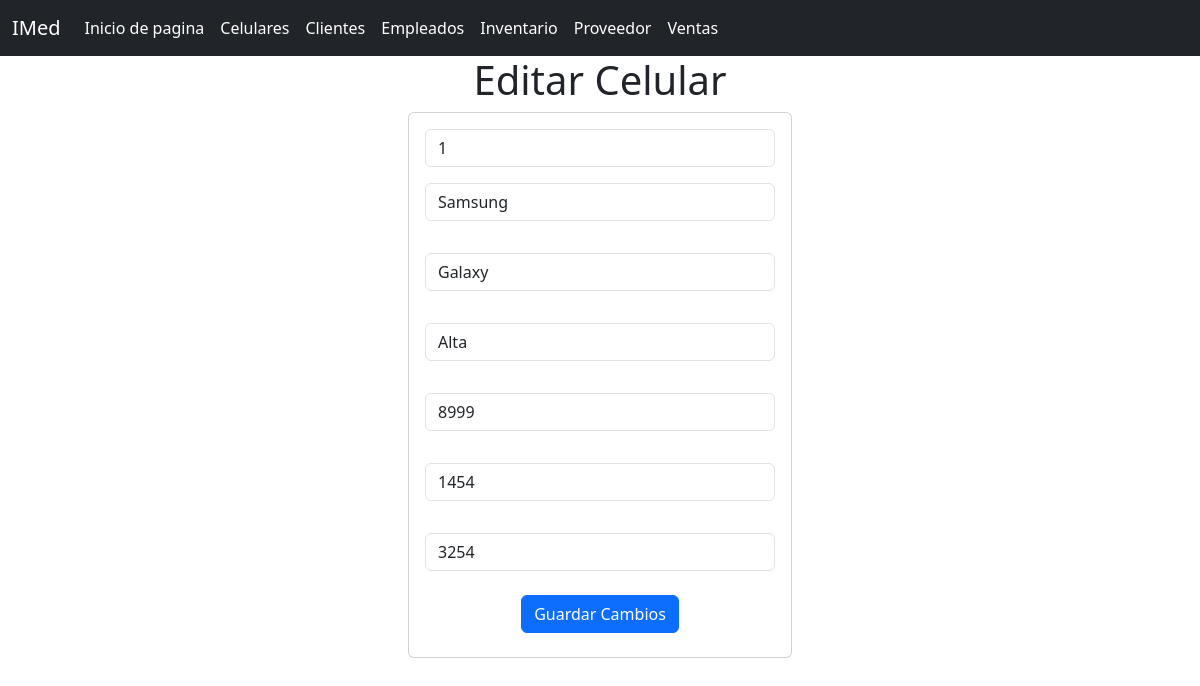
Screenshot of /seleccionarCelular/1 with the database file from the repository.
### celular_app/models.py (models this page shows, shortened)
class Celular(models.Model):
    id_celular=models.IntegerField()
    marca=models.CharField(max_length=10)
    modelo=models.CharField(max_length=10)
    gama=models.CharField(max_length=10)
    precios=models.IntegerField()
    idproveedor=models.IntegerField()
    idinventario=models.IntegerField()

### celular_app/views.py (the view)
# urls.py: path("seleccionarCelular/<id_celular>",views.seleccionarCelular,name="seleccionarCelular"),
def seleccionarCelular(request,id_celular):
    celular=Celular.objects.get(id_celular=id_celular)
    return render(request,"editarCelulares.html",{"miscelulares":celular})

### celular_app/templates/editarCelulares.html (shortened to what this page needs)
{% extends "base.html" %}
{% load static %}
{% block cuerpo %}
<div class="row justify-content-center">
  <div class="col-sm-12 col-md-6 col-lg-6 col-xl-4">
      <h1>Editar Celular</h1>
      <div class="card">
          <div class="card-body">
              <form action="/editarCelular/" method="POST">
                  <div class="form-group">
                      <input type="text" id="txtid" name="txtid" class="form-control" value="{{ miscelulares.id_celular }}" readonly required>
                  </div>
                  <div class="form-group py-3">
                      <input type="text" id="txtmarca" name="txtmarca" class="form-control" value="{{ miscelulares.marca }}" maxlength="10" required>
                  </div>
                  <div class="form-group py-3">
                      <input type="text" id="txtmodelo" name="txtmodelo" class="form-control" value="{{ miscelulares.modelo }}" maxlength="10" required>
                  </div>
                  <div class="form-group py-3">
                      <input type="text" id="txtgama" name="txtgama" class="form-control" value="{{ miscelulares.gama }}" maxlength="10" required>
                  </div>
                  <div class="form-group py-3">
                      <input type="number" id="numprecio" name="numprecio" class="form-control" value="{{ miscelulares.precios }}" required>
                  </div>
                  <div class="form-group py-3">
                      <input type="number" id="numidproveedor" name="numidproveedor" class="form-control" value="{{ miscelulares.idproveedor }}" required>
                  </div>
                  <div class="form-group py-3">
                      <input type="number" id="numidinventario" name="numidinventario" class="form-control" value="{{ miscelulares.idinventario }}" required>
                  </div>
                  <div class="form-group py-2">
                      <button type="submit" class="btn btn-primary">Guardar Cambios</button>
                  </div>
              </form>
          </div>
      </div>
  </div>
</div>
{% endblock %}

### rows the page displays
Celular: txtid "1", txtmarca "Samsung", txtmodelo "Galaxy", txtgama "Alta", numprecio "8999", numidproveedor "1454", numidinventario "3254"
